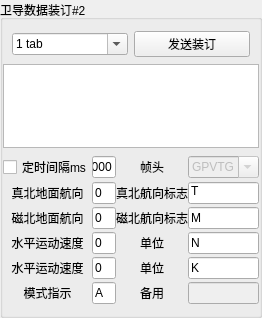
             <widget class="QGroupBox" name="groupBox_24">
              <property name="sizePolicy">
               <sizepolicy hsizetype="Preferred" vsizetype="Maximum">
                <horstretch>0</horstretch>
                <verstretch>0</verstretch>
               </sizepolicy>
              </property>
              <property name="title">
               <string>卫导数据装订#2</string>
              </property>
              <layout class="QVBoxLayout" name="verticalLayout_22">
               <property name="spacing">
                <number>7</number>
               </property>
               <property name="leftMargin">
                <number>0</number>
               </property>
               <property name="topMargin">
                <number>11</number>
               </property>
               <property name="rightMargin">
                <number>0</number>
               </property>
               <property name="bottomMargin">
                <number>11</number>
               </property>
               <item>
                <widget class="QWidget" name="widget_18" native="true">
                 <layout class="QHBoxLayout" name="horizontalLayout_28">
                  <property name="topMargin">
                   <number>0</number>
                  </property>
                  <property name="bottomMargin">
                   <number>0</number>
                  </property>
                  <item>
                   <widget class="QComboBox" name="comboBox_sate_com_2">
                    <property name="sizePolicy">
                     <sizepolicy hsizetype="Minimum" vsizetype="Fixed">
                      <horstretch>0</horstretch>
                      <verstretch>0</verstretch>
                     </sizepolicy>
                    </property>
                    <property name="toolTip">
                     <string>&lt;html&gt;&lt;head/&gt;&lt;body&gt;&lt;p&gt;串口&lt;/p&gt;&lt;/body&gt;&lt;/html&gt;</string>
                    </property>
                    <property name="editable">
                     <bool>true</bool>
                    </property>
                    <item>
                     <property name="text">
                      <string>1 tab</string>
                     </property>
                    </item>
                    <item>
                     <property name="text">
                      <string>2 tab</string>
                     </property>
                    </item>
                    <item>
                     <property name="text">
                      <string>3 tab</string>
                     </property>
                    </item>
                   </widget>
                  </item>
                  <item>
                   <widget class="QPushButton" name="pushButton_sate_send_2">
                    <property name="sizePolicy">
                     <sizepolicy hsizetype="Ignored" vsizetype="Fixed">
                      <horstretch>0</horstretch>
                      <verstretch>0</verstretch>
                     </sizepolicy>
                    </property>
                    <property name="text">
                     <string>发送装订</string>
                    </property>
                   </widget>
                  </item>
                 </layout>
                </widget>
               </item>
               <item>
                <widget class="QTextEdit" name="textEdit_sate_msg_2">
                 <property name="maximumSize">
                  <size>
                   <width>16777215</width>
                   <height>84</height>
                  </size>
                 </property>
                </widget>
               </item>
               <item>
                <widget class="QWidget" name="widget_19" native="true">
                 <property name="sizePolicy">
                  <sizepolicy hsizetype="Ignored" vsizetype="Preferred">
                   <horstretch>0</horstretch>
                   <verstretch>0</verstretch>
                  </sizepolicy>
                 </property>
                 <layout class="QGridLayout" name="gridLayout_25">
                  <property name="leftMargin">
                   <number>0</number>
                  </property>
                  <property name="topMargin">
                   <number>0</number>
                  </property>
                  <property name="rightMargin">
                   <number>0</number>
                  </property>
                  <property name="bottomMargin">
                   <number>0</number>
                  </property>
                  <property name="horizontalSpacing">
                   <number>0</number>
                  </property>
                  <property name="verticalSpacing">
                   <number>3</number>
                  </property>
                  <item row="7" column="1">
                   <widget class="QLineEdit" name="lineEdit_sate_2_9">
                    <property name="enabled">
                     <bool>true</bool>
                    </property>
                    <property name="sizePolicy">
                     <sizepolicy hsizetype="Preferred" vsizetype="Fixed">
                      <horstretch>0</horstretch>
                      <verstretch>0</verstretch>
                     </sizepolicy>
                    </property>
                    <property name="toolTip">
                     <string>&lt;html&gt;&lt;head/&gt;&lt;body&gt;&lt;p&gt;模式指示(仅 NMEA0183 3.00 版本输出&lt;/p&gt;&lt;p&gt;A=自主定位&lt;/p&gt;&lt;p&gt;D= 差分&lt;/p&gt;&lt;p&gt;E=估算&lt;/p&gt;&lt;p&gt;N=数据无效&lt;/p&gt;&lt;/body&gt;&lt;/html&gt;</string>
                    </property>
                    <property name="text">
                     <string>A</string>
                    </property>
                   </widget>
                  </item>
                  <item row="7" column="3">
                   <widget class="QLineEdit" name="lineEdit_sate_2_10">
                    <property name="enabled">
                     <bool>false</bool>
                    </property>
                    <property name="sizePolicy">
                     <sizepolicy hsizetype="Preferred" vsizetype="Fixed">
                      <horstretch>0</horstretch>
                      <verstretch>0</verstretch>
                     </sizepolicy>
                    </property>
                    <property name="text">
                     <string/>
                    </property>
                   </widget>
                  </item>
                  <item row="6" column="3">
                   <widget class="QLineEdit" name="lineEdit_sate_2_8">
                    <property name="sizePolicy">
                     <sizepolicy hsizetype="Preferred" vsizetype="Fixed">
                      <horstretch>0</horstretch>
                      <verstretch>0</verstretch>
                     </sizepolicy>
                    </property>
                    <property name="text">
                     <string>K</string>
                    </property>
                   </widget>
                  </item>
                  <item row="7" column="0">
                   <widget class="QLabel" name="label_103">
                    <property name="toolTip">
                     <string>&lt;html&gt;&lt;head/&gt;&lt;body&gt;&lt;p&gt;模式指示(仅 NMEA0183 3.00 版本输出&lt;/p&gt;&lt;p&gt;A=自主定位&lt;/p&gt;&lt;p&gt;D= 差分&lt;/p&gt;&lt;p&gt;E=估算&lt;/p&gt;&lt;p&gt;N=数据无效&lt;/p&gt;&lt;/body&gt;&lt;/html&gt;</string>
                    </property>
                    <property name="text">
                     <string>模式指示</string>
                    </property>
                    <property name="alignment">
                     <set>Qt::AlignCenter</set>
                    </property>
                   </widget>
                  </item>
                  <item row="6" column="0">
                   <widget class="QLabel" name="label_104">
                    <property name="text">
                     <string>水平运动速度</string>
                    </property>
                    <property name="alignment">
                     <set>Qt::AlignCenter</set>
                    </property>
                   </widget>
                  </item>
                  <item row="5" column="1">
                   <widget class="QLineEdit" name="lineEdit_sate_2_5">
                    <property name="sizePolicy">
                     <sizepolicy hsizetype="Preferred" vsizetype="Fixed">
                      <horstretch>0</horstretch>
                      <verstretch>0</verstretch>
                     </sizepolicy>
                    </property>
                    <property name="text">
                     <string>0</string>
                    </property>
                   </widget>
                  </item>
                  <item row="3" column="1">
                   <widget class="QLineEdit" name="lineEdit_sate_2_3">
                    <property name="sizePolicy">
                     <sizepolicy hsizetype="Preferred" vsizetype="Fixed">
                      <horstretch>0</horstretch>
                      <verstretch>0</verstretch>
                     </sizepolicy>
                    </property>
                    <property name="text">
                     <string>0</string>
                    </property>
                   </widget>
                  </item>
                  <item row="3" column="3">
                   <widget class="QLineEdit" name="lineEdit_sate_2_4">
                    <property name="sizePolicy">
                     <sizepolicy hsizetype="Preferred" vsizetype="Fixed">
                      <horstretch>0</horstretch>
                      <verstretch>0</verstretch>
                     </sizepolicy>
                    </property>
                    <property name="text">
                     <string>M</string>
                    </property>
                   </widget>
                  </item>
                  <item row="6" column="1">
                   <widget class="QLineEdit" name="lineEdit_sate_2_7">
                    <property name="sizePolicy">
                     <sizepolicy hsizetype="Preferred" vsizetype="Fixed">
                      <horstretch>0</horstretch>
                      <verstretch>0</verstretch>
                     </sizepolicy>
                    </property>
                    <property name="text">
                     <string>0</string>
                    </property>
                   </widget>
                  </item>
                  <item row="5" column="0">
                   <widget class="QLabel" name="label_105">
                    <property name="sizePolicy">
                     <sizepolicy hsizetype="Expanding" vsizetype="Preferred">
                      <horstretch>0</horstretch>
                      <verstretch>0</verstretch>
                     </sizepolicy>
                    </property>
                    <property name="text">
                     <string>水平运动速度</string>
                    </property>
                    <property name="alignment">
                     <set>Qt::AlignCenter</set>
                    </property>
                   </widget>
                  </item>
                  <item row="5" column="3">
                   <widget class="QLineEdit" name="lineEdit_sate_2_6">
                    <property name="sizePolicy">
                     <sizepolicy hsizetype="Preferred" vsizetype="Fixed">
                      <horstretch>0</horstretch>
                      <verstretch>0</verstretch>
                     </sizepolicy>
                    </property>
                    <property name="text">
                     <string>N</string>
                    </property>
                   </widget>
                  </item>
                  <item row="1" column="3">
                   <widget class="QLineEdit" name="lineEdit_sate_2_2">
                    <property name="sizePolicy">
                     <sizepolicy hsizetype="Ignored" vsizetype="Fixed">
                      <horstretch>0</horstretch>
                      <verstretch>0</verstretch>
                     </sizepolicy>
                    </property>
                    <property name="baseSize">
                     <size>
                      <width>0</width>
                      <height>0</height>
                     </size>
                    </property>
                    <property name="text">
                     <string>T</string>
                    </property>
                    <property name="alignment">
                     <set>Qt::AlignJustify|Qt::AlignTop</set>
                    </property>
                   </widget>
                  </item>
                  <item row="1" column="1">
                   <widget class="QLineEdit" name="lineEdit_sate_2_1">
                    <property name="sizePolicy">
                     <sizepolicy hsizetype="Preferred" vsizetype="Fixed">
                      <horstretch>0</horstretch>
                      <verstretch>0</verstretch>
                     </sizepolicy>
                    </property>
                    <property name="text">
                     <string>0</string>
                    </property>
                   </widget>
                  </item>
                  <item row="1" column="2">
                   <widget class="QLabel" name="label_106">
                    <property name="sizePolicy">
                     <sizepolicy hsizetype="Expanding" vsizetype="Preferred">
                      <horstretch>0</horstretch>
                      <verstretch>0</verstretch>
                     </sizepolicy>
                    </property>
                    <property name="text">
                     <string>真北航向标志</string>
                    </property>
                    <property name="alignment">
                     <set>Qt::AlignCenter</set>
                    </property>
                   </widget>
                  </item>
                  <item row="3" column="2">
                   <widget class="QLabel" name="label_107">
                    <property name="sizePolicy">
                     <sizepolicy hsizetype="Expanding" vsizetype="Preferred">
                      <horstretch>0</horstretch>
                      <verstretch>0</verstretch>
                     </sizepolicy>
                    </property>
                    <property name="text">
                     <string>磁北航向标志</string>
                    </property>
                    <property name="alignment">
                     <set>Qt::AlignCenter</set>
                    </property>
                   </widget>
                  </item>
                  <item row="5" column="2">
                   <widget class="QLabel" name="label_108">
                    <property name="text">
                     <string>单位</string>
                    </property>
                    <property name="alignment">
                     <set>Qt::AlignCenter</set>
                    </property>
                   </widget>
                  </item>
                  <item row="3" column="0">
                   <widget class="QLabel" name="label_109">
                    <property name="sizePolicy">
                     <sizepolicy hsizetype="Expanding" vsizetype="Preferred">
                      <horstretch>0</horstretch>
                      <verstretch>0</verstretch>
                     </sizepolicy>
                    </property>
                    <property name="text">
                     <string>磁北地面航向</string>
                    </property>
                    <property name="alignment">
                     <set>Qt::AlignCenter</set>
                    </property>
                   </widget>
                  </item>
                  <item row="1" column="0">
                   <widget class="QLabel" name="label_110">
                    <property name="sizePolicy">
                     <sizepolicy hsizetype="Expanding" vsizetype="Preferred">
                      <horstretch>0</horstretch>
                      <verstretch>0</verstretch>
                     </sizepolicy>
                    </property>
                    <property name="text">
                     <string>真北地面航向</string>
                    </property>
                    <property name="alignment">
                     <set>Qt::AlignCenter</set>
                    </property>
                   </widget>
                  </item>
                  <item row="7" column="2">
                   <widget class="QLabel" name="label_111">
                    <property name="text">
                     <string>备用</string>
                    </property>
                    <property name="alignment">
                     <set>Qt::AlignCenter</set>
                    </property>
                   </widget>
                  </item>
                  <item row="6" column="2">
                   <widget class="QLabel" name="label_112">
                    <property name="text">
                     <string>单位</string>
                    </property>
                    <property name="alignment">
                     <set>Qt::AlignCenter</set>
                    </property>
                   </widget>
                  </item>
                  <item row="0" column="3">
                   <widget class="QComboBox" name="comboBox_sate_2_1">
                    <property name="enabled">
                     <bool>false</bool>
                    </property>
                    <property name="editable">
                     <bool>true</bool>
                    </property>
                    <item>
                     <property name="text">
                      <string>GPVTG</string>
                     </property>
                    </item>
                   </widget>
                  </item>
                  <item row="0" column="2">
                   <widget class="QLabel" name="label_113">
                    <property name="sizePolicy">
                     <sizepolicy hsizetype="Expanding" vsizetype="Preferred">
                      <horstretch>0</horstretch>
                      <verstretch>0</verstretch>
                     </sizepolicy>
                    </property>
                    <property name="text">
                     <string>帧头</string>
                    </property>
                    <property name="alignment">
                     <set>Qt::AlignCenter</set>
                    </property>
                   </widget>
                  </item>
                  <item row="0" column="0">
                   <widget class="QCheckBox" name="checkBox_sate_time_2">
                    <property name="text">
                     <string>定时间隔ms</string>
                    </property>
                   </widget>
                  </item>
                  <item row="0" column="1">
                   <widget class="QLineEdit" name="lineEdit_sate_2_0">
                    <property name="text">
                     <string>1000</string>
                    </property>
                   </widget>
                  </item>
                 </layout>
                </widget>
               </item>
              </layout>
             </widget>
